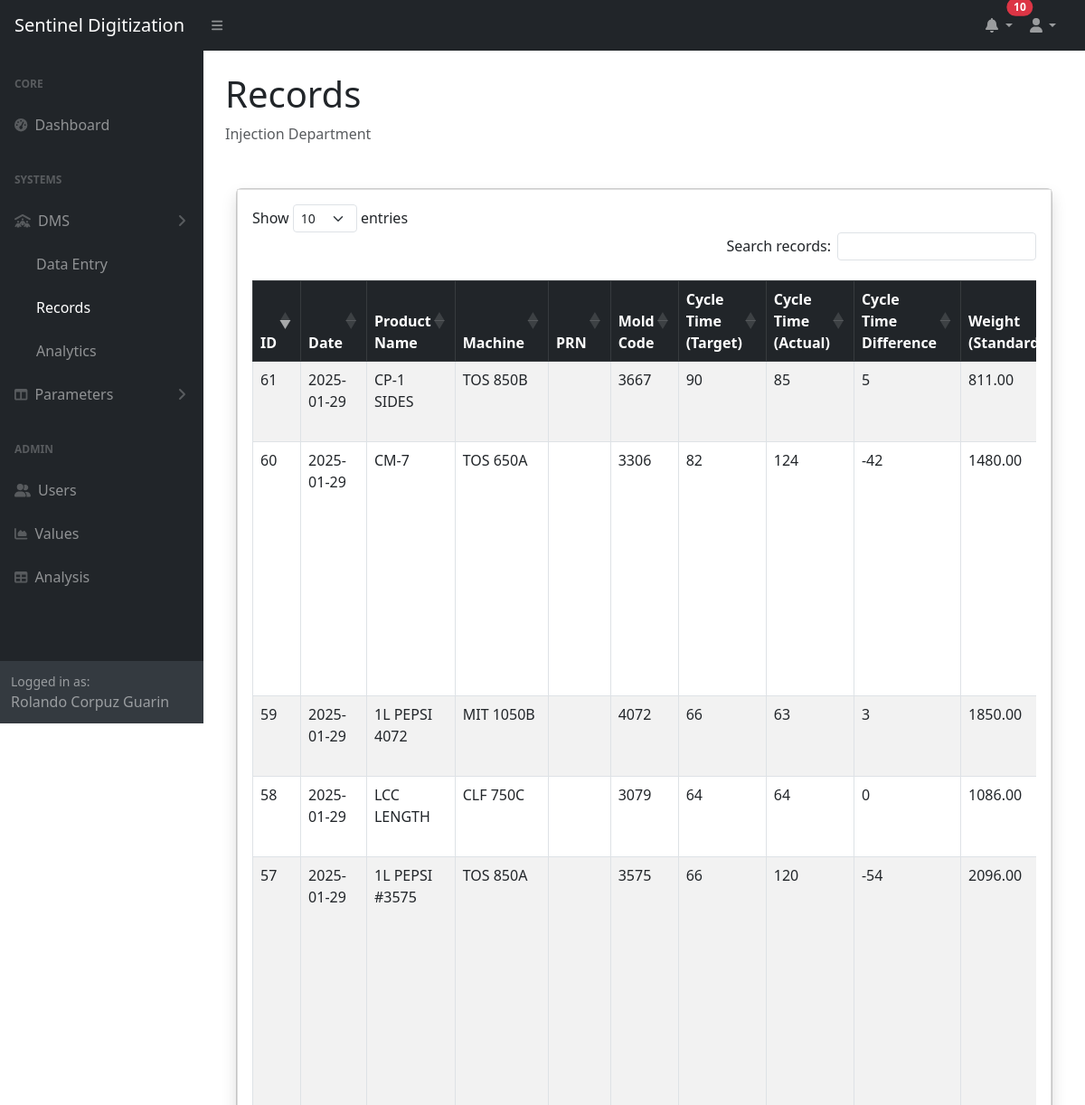
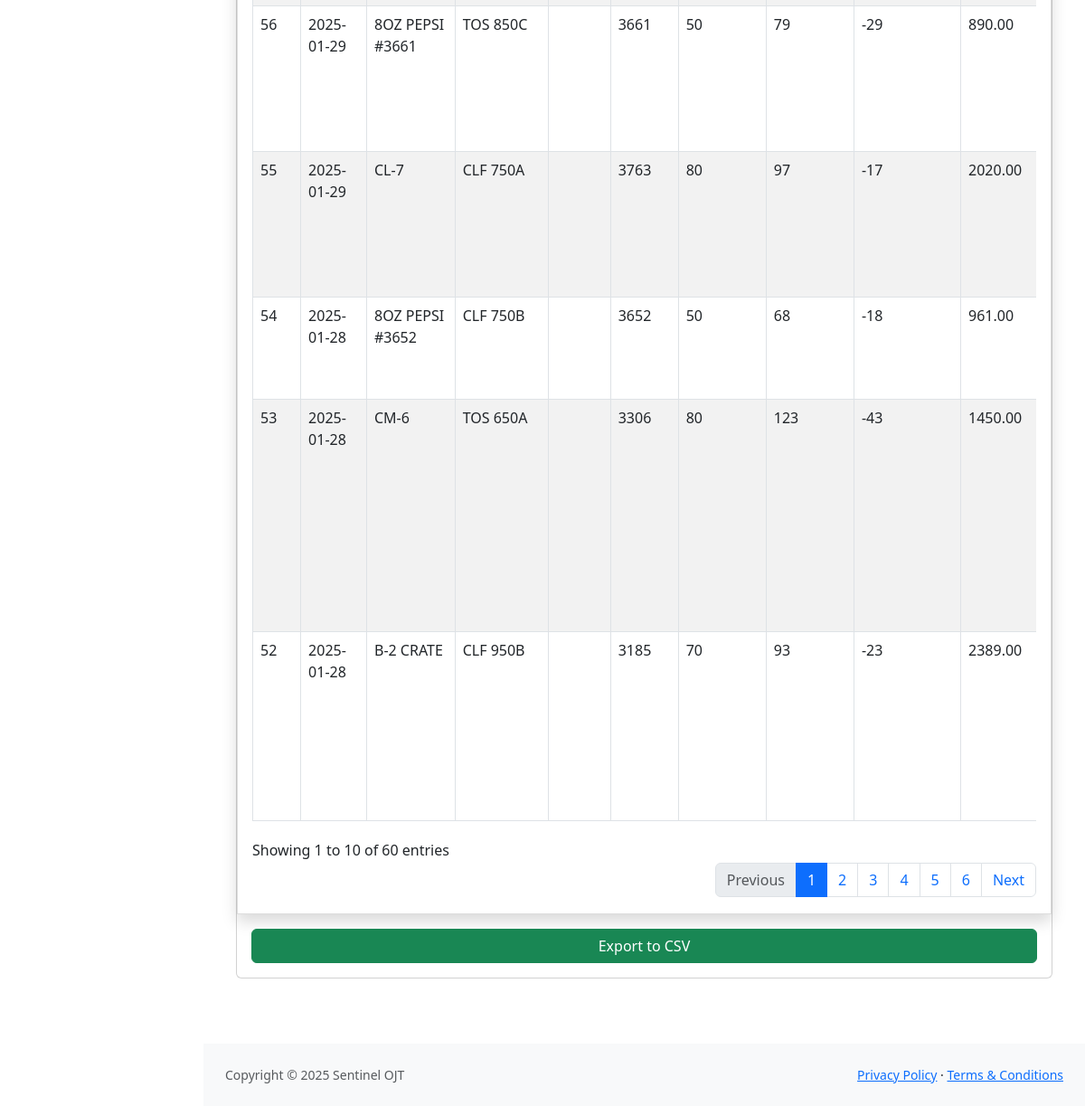
Page /dms/submission.php (signed in) on the committed database (2 pictures, top to bottom).
### tables this page shows
CREATE TABLE `submissions` (
  `id` int(11) NOT NULL,
  `date` date NOT NULL,
  `machine` varchar(255) NOT NULL,
  `prn` varchar(255) NOT NULL,
  `product_name` varchar(255) NOT NULL,
  `mold_code` int(255) NOT NULL,
  `cycle_time_target` int(11) NOT NULL,
  `cycle_time_actual` int(11) NOT NULL,
  `weight_standard` decimal(10,2) NOT NULL,
  `weight_gross` decimal(10,2) NOT NULL,
  `weight_net` decimal(10,2) NOT NULL,
  `cavity_designed` int(11) NOT NULL,
  `cavity_active` int(11) NOT NULL,
  `remarks` text DEFAULT NULL,
  `name` varchar(255) NOT NULL,
  `shift` varchar(50) NOT NULL
);

### dms/submission.php (the view, shortened to what this page needs)
<?php
$servername = "localhost";
$username = "root";
$password = "injectionadmin123";
$dbname = "dailymonitoringsheet";
$conn = new mysqli($servername, $username, $password, $dbname);
function getPendingSubmissions($conn)
{
    $pending = [];
    $sql_pending = "SELECT id, product_name, `date` FROM submissions";
    $sql_pending .= " ORDER BY `date` DESC LIMIT 10";
    $result_pending = $conn->query($sql_pending);
    if ($result_pending && $result_pending->num_rows > 0) {
        while ($row = $result_pending->fetch_assoc()) {
            $pending[] = $row;
        }
    }
    return $pending;
}
$pending_submissions = getPendingSubmissions($conn);
$pending_count = count($pending_submissions);
$sql = "SELECT id, date, product_name, machine, prn, mold_code, cycle_time_target,
        cycle_time_actual,
        (cycle_time_target - cycle_time_actual) AS cycle_time_difference,
        weight_standard, weight_gross, weight_net, cavity_designed, cavity_active,
        remarks, name, shift
        FROM submissions";
$result = $conn->query($sql);
?>
<!DOCTYPE html>
<html lang="en">
<head>
    <link href="../css/styles.css" rel="stylesheet" />
    <link href="https://cdn.jsdelivr.net/npm/bootstrap@5.3.0/dist/css/bootstrap.min.css" rel="stylesheet">
    <link rel="stylesheet" href="https://code.jquery.com/ui/1.13.0/themes/base/jquery-ui.css">
    <link rel="stylesheet" href="https://cdn.jsdelivr.net/npm/bootstrap-icons@1.11.3/font/bootstrap-icons.min.css">
    <link rel="stylesheet" href="https://cdn.datatables.net/1.13.6/css/dataTables.bootstrap5.min.css">
    <link rel="stylesheet" href="https://cdn.datatables.net/buttons/2.4.2/css/buttons.bootstrap5.min.css">
    <link rel="stylesheet" href="https://cdn.datatables.net/responsive/2.5.0/css/responsive.bootstrap5.min.css">
</head>
<body class="sb-nav-fixed">
    <nav class="sb-topnav navbar navbar-expand navbar-dark bg-dark">
        <a class="navbar-brand ps-3" href="../index.php">Sentinel Digitization</a>
        <button class="btn btn-link btn-sm order-1 order-lg-0 me-4 me-lg-0" id="sidebarToggle" href="#!">
            <i class="fas fa-bars"></i>
        </button>
        <ul class="navbar-nav ms-auto ms-md-0 me-3 me-lg-4">
            <li class="nav-item dropdown">
                <a class="nav-link dropdown-toggle position-relative" id="notifDropdown" href="#" role="button"
                    data-bs-toggle="dropdown" aria-expanded="false">
                    <i class="fas fa-bell"></i>
                    <?php if ($pending_count > 0): ?>
                        <span class="position-absolute top-0 start-100 translate-middle badge rounded-pill bg-danger">
                            <?php echo $pending_count; ?>
                        </span>
                    <?php endif; ?>
                </a>
            </li>
            <li class="nav-item dropdown">
                <a class="nav-link dropdown-toggle" id="navbarDropdown" href="#" role="button" data-bs-toggle="dropdown"
                    aria-expanded="false"><i class="fas fa-user fa-fw"></i></a>
            </li>
        </ul>
    </nav>
    <div id="layoutSidenav">
        <div id="layoutSidenav_nav">
            <nav class="sb-sidenav accordion sb-sidenav-dark" id="sidenavAccordion">
                <div class="sb-sidenav-menu">
                    <div class="nav">
                        <?php if ($_SESSION['role'] === 'Quality Control Inspection'): ?>
                            <div class="sb-sidenav-menu-heading">Core</div>
                            <a class="nav-link" href="../index.php">
                                <div class="sb-nav-link-icon"><i class="fas fa-tachometer-alt"></i></div>
                                Dashboard
                            </a>
                            <div class="sb-sidenav-menu-heading">Systems</div>
                            <a class="nav-link collapsed" href="#" data-bs-toggle="collapse" data-bs-target="#collapseDMS"
                                aria-expanded="false" aria-controls="collapseDMS">
                                <div class="sb-nav-link-icon"><i class="fas fa-people-roof"></i></div>
                                DMS
                                <div class="sb-sidenav-collapse-arrow"><i class="fas fa-angle-down"></i></div>
                            </a>
                            <div class="collapse show" id="collapseDMS" aria-labelledby="headingOne"
                                data-bs-parent="#sidenavAccordion">
                                <nav class="sb-sidenav-menu-nested nav">
                                    <a class="nav-link active" href="submission.php">Records</a>
                                </nav>
                            </div>
                            <a class="nav-link collapsed" href="#" data-bs-toggle="collapse"
                                data-bs-target="#collapseParameters" aria-expanded="false"
                                aria-controls="collapseParameters">
                                <div class="sb-nav-link-icon"><i class="fas fa-columns"></i></div>
                                Parameters
                                <div class="sb-sidenav-collapse-arrow"><i class="fas fa-angle-down"></i></div>
                            </a>
                            <div class="collapse" id="collapseParameters" aria-labelledby="headingOne"
                                data-bs-parent="#sidenavAccordion">
                                <nav class="sb-sidenav-menu-nested nav">
                                    <a class="nav-link" href="../parameters/submission.php">Records</a>
                                </nav>
                            </div>
                        <?php else: ?>
                            <div class="sb-sidenav-menu-heading">Core</div>
                            <a class="nav-link" href="../index.php">
                                <div class="sb-nav-link-icon"><i class="fas fa-tachometer-alt"></i></div>
                                Dashboard
                            </a>
                            <div class="sb-sidenav-menu-heading">Systems</div>
                            <a class="nav-link collapsed" href="#" data-bs-toggle="collapse" data-bs-target="#collapseDMS"
                                aria-expanded="false" aria-controls="collapseDMS">
                                <div class="sb-nav-link-icon"><i class="fas fa-people-roof"></i></div>
                                DMS
                                <div class="sb-sidenav-collapse-arrow"><i class="fas fa-angle-down"></i></div>
                            </a>
                            <div class="collapse show" id="collapseDMS" aria-labelledby="headingOne"
                                data-bs-parent="#sidenavAccordion">
                                <nav class="sb-sidenav-menu-nested nav">
                                    <a class="nav-link" href="index.php">Data Entry</a>
                                    <a class="nav-link active" href="submission.php">Records</a>
                                    <a class="nav-link" href="analytics.php">Analytics</a>
                                </nav>
                            </div>
                            <a class="nav-link collapsed" href="#" data-bs-toggle="collapse"
                                data-bs-target="#collapseParameters" aria-expanded="false"
                                aria-controls="collapseParameters">
                                <div class="sb-nav-link-icon"><i class="fas fa-columns"></i></div>
                                Parameters
                                <div class="sb-sidenav-collapse-arrow"><i class="fas fa-angle-down"></i></div>
                            </a>
                            <div class="sb-sidenav-menu-heading">Admin</div>
                            <a class="nav-link" href="../admin/users.php">
                                <div class="sb-nav-link-icon"><i class="fas fa-user-group"></i></div>
                                Users
                            </a>
                            <a class="nav-link" href="charts.html">
                                <div class="sb-nav-link-icon"><i class="fas fa-chart-area"></i></div>
                                Values
                            </a>
                            <a class="nav-link" href="tables.html">
                                <div class="sb-nav-link-icon"><i class="fas fa-table"></i></div>
                                Analysis
                            </a>
                        <?php endif; ?>
                    </div>
                </div>
                <div class="sb-sidenav-footer">
                    <div class="small">Logged in as:</div>
                    <?php echo $_SESSION['full_name']; ?>
                </div>
            </nav>
        </div>
        <div id="layoutSidenav_content">
            <main>
                <div class="container-fluid p-4">
                    <h1 class="">Records</h1>
                    <ol class="breadcrumb mb-4">
                        <li class="breadcrumb-item active">Injection Department</li>
                    </ol>
                    <div class="container-fluid my-5">
                        <div class="card">
                            <div class="card-body table-container bg-white">
                                <div class="table-responsive">
                                    <table id="submissionTable" class="table table-bordered table-striped pt-3">
                                        <thead class="table-dark">
                                            <tr>
                                                <th>ID</th>
                                                <th>Date</th>
                                                <th>Product Name</th>
                                                <th>Machine</th>
                                                <th>PRN</th>
                                                <th>Mold Code</th>
                                                <th>Cycle Time (Target)</th>
                                                <th>Cycle Time (Actual)</th>
                                                <th>Cycle Time Difference</th>
                                                <th>Weight (Standard)</th>
                                            </tr>
                                        </thead>
                                        <tbody>
                                            <?php
                                            if ($result->num_rows > 0) {
                                                while ($row = $result->fetch_assoc()) {
                                                    echo "<tr>";
                                                    echo "<td>" . $row["id"] . "</td>";
                                                    echo "<td>" . htmlspecialchars($row["date"]) . "</td>";
                                                    echo "<td>" . htmlspecialchars($row["product_name"]) . "</td>";
                                                    echo "<td>" . htmlspecialchars($row["machine"]) . "</td>";
                                                    echo "<td>" . htmlspecialchars($row["prn"]) . "</td>";
                                                    echo "<td>" . htmlspecialchars($row["mold_code"]) . "</td>";
                                                    echo "<td>" . htmlspecialchars($row["cycle_time_target"]) . "</td>";
                                                    echo "<td>" . htmlspecialchars($row["cycle_time_actual"]) . "</td>";
                                                    echo "<td>" . htmlspecialchars($row["cycle_time_difference"]) . "</td>";
                                                    echo "<td>" . htmlspecialchars($row["weight_standard"]) . "</td>";
                                                    echo "</tr>";
                                                }
                                            } else {
                                                echo "<tr><td colspan='17' class='text-center'>No records found</td></tr>";
                                            }
                                            ?>
                                        </tbody>
                                    </table>
                                </div>
                            </div>
                            <div class="d-grid">
                                <a href="?export_csv=1" class="btn btn-success m-3">Export to CSV</a>
                            </div>
                        </div>
                    </div>
                </div>
            </main>
            <footer class="py-4 bg-light mt-auto">
                <div class="container-fluid px-4">
                    <div class="d-flex align-items-center justify-content-between small">
                        <div class="text-muted">Copyright &copy; 2025 Sentinel OJT</div>
                        <div>
                            <a href="#">Privacy Policy</a>
                            &middot;
                            <a href="#">Terms &amp; Conditions</a>
                        </div>
                    </div>
                </div>
            </footer>
        </div>
    </div>
</body>
</html>

### dms/submission.php (style rules this page uses)
.table-container { border: 1px solid #ddd; padding: 1rem; box-shadow: 0 .5rem 1rem rgba(0, 0, 0, .15); }

### rows in the picture
submissions: id "52", date "2025-01-28", product_name "B-2 CRATE", machine "CLF 950B", mold_code "3185", cycle_time_target "70", cycle_time_actual "93", cycle_time_difference "-23", weight_standard "2389.00"
submissions: id "53", date "2025-01-28", product_name "CM-6", machine "TOS 650A", mold_code "3306", cycle_time_target "80", cycle_time_actual "123", cycle_time_difference "-43", weight_standard "1450.00"
submissions: id "54", date "2025-01-28", product_name "8OZ PEPSI #3652", machine "CLF 750B", mold_code "3652", cycle_time_target "50", cycle_time_actual "68", cycle_time_difference "-18", weight_standard "961.00"
submissions: id "55", date "2025-01-29", product_name "CL-7", machine "CLF 750A", mold_code "3763", cycle_time_target "80", cycle_time_actual "97", cycle_time_difference "-17", weight_standard "2020.00"
submissions: id "56", date "2025-01-29", product_name "8OZ PEPSI #3661", machine "TOS 850C", mold_code "3661", cycle_time_target "50", cycle_time_actual "79", cycle_time_difference "-29", weight_standard "890.00"
submissions: id "57", date "2025-01-29", product_name "1L PEPSI #3575", machine "TOS 850A", mold_code "3575", cycle_time_target "66", cycle_time_actual "120", cycle_time_difference "-54", weight_standard "2096.00"
submissions: id "58", date "2025-01-29", product_name "LCC LENGTH", machine "CLF 750C", mold_code "3079", cycle_time_target "64", cycle_time_actual "64", cycle_time_difference "0", weight_standard "1086.00"
submissions: id "59", date "2025-01-29", product_name "1L PEPSI 4072", machine "MIT 1050B", mold_code "4072", cycle_time_target "66", cycle_time_actual "63", cycle_time_difference "3", weight_standard "1850.00"
submissions: id "60", date "2025-01-29", product_name "CM-7", machine "TOS 650A", mold_code "3306", cycle_time_target "82", cycle_time_actual "124", cycle_time_difference "-42", weight_standard "1480.00"
submissions: id "61", date "2025-01-29", product_name "CP-1 SIDES", machine "TOS 850B", mold_code "3667", cycle_time_target "90", cycle_time_actual "85", cycle_time_difference "5", weight_standard "811.00"

### other values in the picture
$pending_count "10"
$_SESSION['full_name'] "Rolando Corpuz Guarin"
